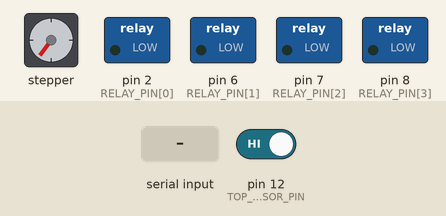
The sketch below on a simulated Arduino Uno, built with avr-gcc and run on an emulated ATmega328P. Parts: stepper motor, switched loads named in the sketch (green lamp = pin HIGH). Wiring (inferred from the names in the program): stepper motor driver (200 steps per turn assumed): step pin 4; direction pin 3; enable pin 5. The inputs (shaded band) are chosen by the test bench; at power-on: pin 12 (TOP_SENSOR_PIN) HIGH. Pins used as bus, display or sensor lines are not drawn; what the sketch prints to the serial monitor is not drawn.

Above: at 0.8 s.
0.9 s: pin 12 (TOP_SENSOR_PIN) driven LOW
At 1.3 s:
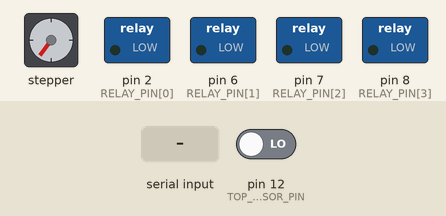
At 3.8 s:
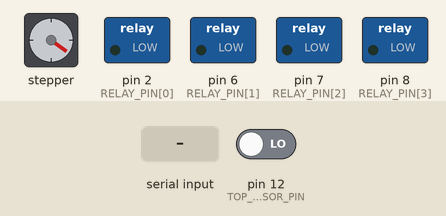
3.9 s: "PRINTER" received over Serial
Timing chart, 0 to 6.9 s (numbered marks = the images above; inputs shaded):
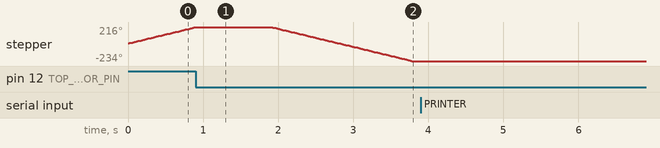

The sketch:

nagvibe.ino
```cpp
#include <Arduino.h>

const int EN_PIN = 5;
const int DIR_PIN = 3;
const int STEP_PIN = 4;

const int TOP_SENSOR_PIN = 12;
const int BOTTOM_SENSOR_PIN = 13;

const int RELAY_PIN[] = {2, 6, 7, 8};

const float SENSOR_BACK_STEP = 250;
const float STEP_ANGLE = 1.8 * 14 / 22;
const int STEP_DELAY = 2500;

float _step_start_position = 0;
float _step_current_position = 0;
float _step_target_position = 0;

int _step_delay = STEP_DELAY;
bool _stopCommandReceived = false;
bool _motorRunning = false;

void setup() {
  pinMode(EN_PIN, OUTPUT);
  pinMode(DIR_PIN, OUTPUT);
  pinMode(STEP_PIN, OUTPUT);
  pinMode(TOP_SENSOR_PIN, INPUT_PULLUP);
  pinMode(BOTTOM_SENSOR_PIN, INPUT_PULLUP);

  Serial.begin(115200);
  Serial.flush();

  homePosition();

  for (int i = 0; i < sizeof(RELAY_PIN) / sizeof(RELAY_PIN[0]); i++) {
    pinMode(RELAY_PIN[i], OUTPUT);
    digitalWrite(RELAY_PIN[i], LOW);
  }
}

String inputValues(String data, char separator, int index) {
  int found = 0;
  int strIndex[] = {0, -1};
  int maxIndex = data.length() - 1;

  for (int i = 0; i <= maxIndex && found <= index; i++) {
    if (data.charAt(i) == separator || i == maxIndex) {
      found++;
      strIndex[0] = strIndex[1] + 1;
      strIndex[1] = (i == maxIndex) ? i + 1 : i;
    }
  }
  return found > index ? data.substring(strIndex[0], strIndex[1]) : "";
}

void stopMotor() {
  digitalWrite(EN_PIN, LOW);
  _motorRunning = false;
}

void motorStep(bool isClockwise, int steps, float& currentPos) {
  for (int i = 0; i < steps; i++) {
    int step_current_position = currentPos;

    digitalWrite(DIR_PIN, isClockwise ? LOW : HIGH);
    delayMicroseconds(_step_delay);
    digitalWrite(STEP_PIN, HIGH);
    delayMicroseconds(_step_delay);
    digitalWrite(STEP_PIN, LOW);
    delayMicroseconds(_step_delay);

    if (isClockwise)
      step_current_position++;
    else
      step_current_position--;

    currentPos = step_current_position;
  }
}

void homePosition() {
  while (digitalRead(TOP_SENSOR_PIN) == HIGH) {
    motorStep(false, 1, _step_current_position);
  }

  stopMotor();
  delay(1000);
  motorStep(true, SENSOR_BACK_STEP, _step_current_position);
  stopMotor();

  _step_start_position = 0;
  _step_current_position = 0;
}

void relayControl(String relayCommand) {
  String relayName = inputValues(relayCommand, ',', 2);
  relayName.toUpperCase();
  int relayState = inputValues(relayCommand, ',', 3).toInt();

  int relayPinIndex = -1;

  if (relayName.equals("PRINTER")) {
    relayPinIndex = 0;
  } else if (relayName.equals("DISPENSER")) {
    relayPinIndex = 1;
  } else if (relayName.equals("CARD_READER")) {
    relayPinIndex = 2;
  } else if (relayName.equals("PASSPORT_READER")) {
    relayPinIndex = 3;
  } else {
    Serial.print("ST,0," + relayName + ",ERR_INVALID_COMMAND,ED\r\n");
    return;
  }

  if (relayState == 1 && digitalRead(RELAY_PIN[relayPinIndex]) == LOW) {
    // Turn ON (HIGH) only if it's currently OFF (LOW)
    digitalWrite(RELAY_PIN[relayPinIndex], HIGH);
  } else if (relayState == 0 && digitalRead(RELAY_PIN[relayPinIndex]) == HIGH) {
    // Turn OFF (LOW) only if it's currently ON (HIGH)
    digitalWrite(RELAY_PIN[relayPinIndex], LOW);
  }

  Serial.print("ST,0," + relayName + ",OK," + String(digitalRead(RELAY_PIN[relayPinIndex])) + ",ED\r\n");
}

void motorControl(String motorCommand) {
  int angle = inputValues(motorCommand, ',', 4).toInt();
  int speedPercent = inputValues(motorCommand, ',', 5).toInt();

  int mappedAngle = map(angle, 0, 40, 0, 72);

  int direction = (mappedAngle > _step_current_position) ? 1 : -1;
  int steps = static_cast<int>(abs(mappedAngle - _step_current_position));

  _step_target_position = mappedAngle;
  Serial.print("motorControl,0,MOTOR,0, current pos " + String(_step_current_position) + " ,mapped angle " + String(mappedAngle) + ",ED\r\n");

  // Map the speed from percent to delay in microseconds
  int speedDelay = map(speedPercent, 0, 100, 2500, 1500);

  while (_step_current_position != _step_target_position) {
    bool isTopSensorLow = digitalRead(TOP_SENSOR_PIN) == LOW;
    bool isBottomSensorLow = digitalRead(BOTTOM_SENSOR_PIN) == LOW;

    if (_stopCommandReceived) {
      stopMotor();
      Serial.print("ST,0,MOTOR,0," + String(_step_current_position) + "," + String(speedPercent) + ",ED\r\n");
      _stopCommandReceived = false;
      return;
    }

    if (isTopSensorLow || isBottomSensorLow) {  // Sensor interrupted
      stopMotor();
      delay(1000);

      // Reverse the direction for the back step
      motorStep(direction == 1 ? false : true, SENSOR_BACK_STEP, _step_current_position);

      delay(1000);
      Serial.print("ST,0,MOTOR,0," + String(_step_current_position) + "," + String(speedPercent) + ",ED\r\n");
      return;
    }

    motorStep(direction == 1, 1, _step_current_position);
    delayMicroseconds(speedDelay); // Introduce delay based on speed
  }

  Serial.print("ST,0,MOTOR,0," + String(_step_current_position) + "," + String(speedPercent) + ",ED\r\n");
}

void commandProcess(String commandStr) {
  commandStr.trim();

  String cmd = inputValues(commandStr, ',', 2);

  if (cmd.equals("MOTOR")) {
    motorControl(commandStr);
  } else if (cmd.equals("DISPENSER") || cmd.equals("CARD_READER") || cmd.equals("PASSPORT_READER") || cmd.equals("PRINTER")) {
    relayControl(commandStr);
  } else {
    Serial.print("ST,0," + cmd + ",ERR_INVALID_COMMAND,ED\r\n");
  }
}

void loop() {
  if (Serial.available() > 0) {
    String data = Serial.readString();
    commandProcess(data);
  }
}
//"ST,0,MOTOR,0,30,90,ED\r\n"
```

Measured:
- after the input at 3.9 s, every drawn part: stays the same
